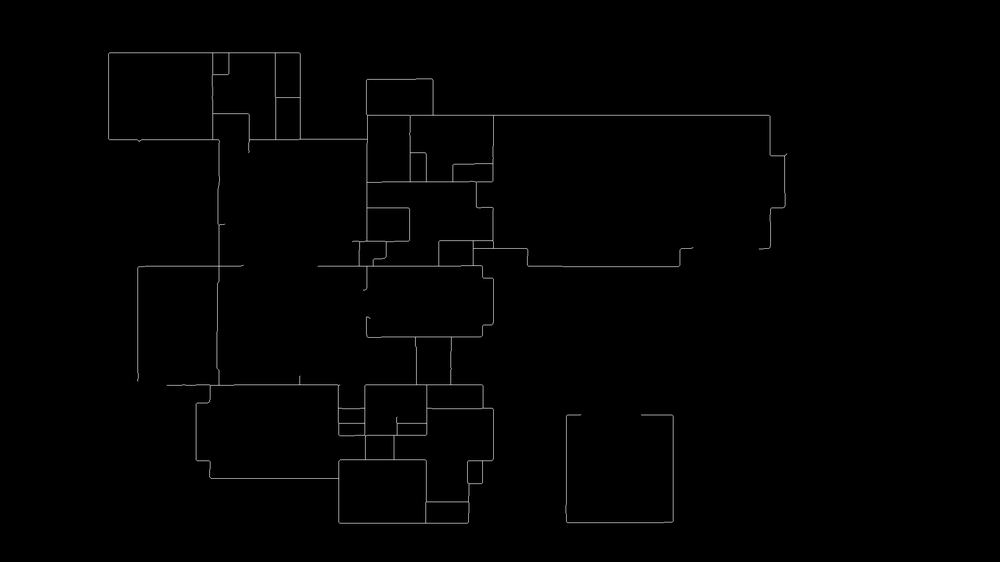
#> input picture debug/03_skeleton_raw.png, 1000 x 562 px, shrunk from 1920 x 1080 before the run
$ python skeletonize_walls.py --input debug/03_skeleton_raw.png
#> lines starting #> are read from the running program, lines starting #| are printed output that depends on the picture; after the words box and inside, x2 and y2 are one past the last pixel; in counts of white or black regions, pixels touching at a corner belong together
# skeletonize_walls.py
"""
Skeletonization + safe pruning.

Pipeline:
1. Take the binary wall mask (uint8 {0,255}).
2. Skeletonize to 1-pixel-wide ridges using skimage.morphology.skeletonize.
3. Remove ONLY tiny isolated components (noise), NOT endpoints of long walls.

Why this change?
----------------
The previous version pruned "spurs" by removing every endpoint (pixels with only
1 neighbor) on every iteration. On a straight wall, the endpoints are real
geometry – so repeated pruning eventually deleted the whole wall.

Here we switch to a safer strategy:
- Keep the skeleton as-is.
- Compute connected components.
- Drop only components with very few pixels (small blobs).
This preserves all long wall skeletons while cleaning small noise.

Key knob:
- spur_iterations: interpreted as how aggressively we remove small components.
  min_keep_pixels = 2 + spur_iterations * 10
  - 0 → keep almost everything (remove only 1-pixel specks)
  - 1 → remove components with < 12 pixels
  - 2 → remove components with < 22 pixels
"""

from __future__ import annotations
import os
from typing import Tuple, Optional

import cv2
import numpy as np
from skimage.morphology import skeletonize


def _binary_to_bool(img: np.ndarray) -> np.ndarray:
    """Convert uint8 {0,255} to boolean mask."""
    return img > 0


def _bool_to_binary(img_bool: np.ndarray) -> np.ndarray:
    """Convert boolean mask back to uint8 {0,255}."""
    return (img_bool.astype(np.uint8) * 255)


def _remove_small_components(skel: np.ndarray, min_keep_pixels: int) -> np.ndarray:
    """
    Remove connected components smaller than `min_keep_pixels`.

    skel           : uint8 {0,255} skeleton
    min_keep_pixels: components with pixel count < min_keep_pixels are dropped

    This is a SAFE way to prune:
    - very small blobs (noise) disappear
    - long walls (hundreds of pixels) are preserved completely
    """
    # Work on a 0/1 mask
    mask = (skel > 0).astype(np.uint8)

    # Connected components (8-connectivity)
    num_labels, labels = cv2.connectedComponents(mask, connectivity=8)

    # labels == 0 is background
    cleaned = np.zeros_like(mask, dtype=np.uint8)

    for label in range(1, num_labels):
        component = (labels == label)
        count = int(component.sum())
        if count >= min_keep_pixels:
            cleaned[component] = 1  # keep this component

    return (cleaned * 255).astype(np.uint8)


def skeletonize_and_prune(
    binary: np.ndarray,
    spur_iterations: int = 1,
    debug_dir: Optional[str] = None,
) -> Tuple[np.ndarray, np.ndarray]:
    """
    Skeletonize + SAFE prune.

    Parameters
    ----------
    binary : np.ndarray
        Input wall mask, uint8 {0,255}, where 255 = wall.
    spur_iterations : int, optional
        Controls how aggressively small components are removed.
        We map this to a minimum component size:

            min_keep_pixels = 2 + spur_iterations * 10

        Examples:
        - 0 → min_keep_pixels = 2   (removes only 1-pixel specks)
        - 1 → min_keep_pixels = 12  (removes tiny blobs)
        - 2 → min_keep_pixels = 22  (slightly more aggressive)

        IMPORTANT:
        This does *not* delete endpoints of long walls, only small blobs.
    debug_dir : str or None
        If provided, intermediate images are written there:
        - 03_skeleton.png
        - 04_skeleton_pruned.png

    Returns
    -------
    skel : np.ndarray
        Raw 1-pixel skeleton (uint8 {0,255}).
    skel_pruned : np.ndarray
        Skeleton after safe pruning of small components.
    """
    if debug_dir:
        os.makedirs(debug_dir, exist_ok=True)

    # 1) Normalize to bool
    bool_img = _binary_to_bool(binary)

    # 2) Skeletonize → boolean skeleton
    skel_bool = skeletonize(bool_img)
    skel = _bool_to_binary(skel_bool)

    if debug_dir:
        cv2.imwrite(os.path.join(debug_dir, "03_skeleton.png"), skel)

    # 3) SAFE pruning: remove only tiny components
    #    Map spur_iterations -> min_keep_pixels threshold
    min_keep_pixels = 2 + max(0, spur_iterations) * 10
    skel_pruned = _remove_small_components(skel, min_keep_pixels=min_keep_pixels)

    # NOTE:
    # We deliberately do NOT erode the skeleton further here.
    # skimage.skeletonize already produces 1-pixel wide lines. Extra erosion
    # risks deleting thin segments or breaking connectivity.

    if debug_dir:
        cv2.imwrite(os.path.join(debug_dir, "04_skeleton_pruned.png"), skel_pruned)

    return skel, skel_pruned


# Optional: quick standalone test
if __name__ == "__main__":
    import argparse

    parser = argparse.ArgumentParser("Test skeletonization + safe pruning")
    parser.add_argument("--input", required=True, help="Binary wall image (white walls on black)")
    parser.add_argument("--output-dir", default="debug_skeleton", help="Where to save debug PNGs")
    parser.add_argument("--spur-iterations", type=int, default=1)
    args = parser.parse_args()

    os.makedirs(args.output_dir, exist_ok=True)

    img = cv2.imread(args.input, cv2.IMREAD_GRAYSCALE)
#> img is the input picture: shape (562, 1000); min 0, max 185, mean 1.6
    if img is None:
        raise FileNotFoundError(f"Could not read input image: {args.input}")

    # Assume input already binary-ish; threshold to be safe
    _, binary = cv2.threshold(img, 0, 255, cv2.THRESH_BINARY | cv2.THRESH_OTSU)
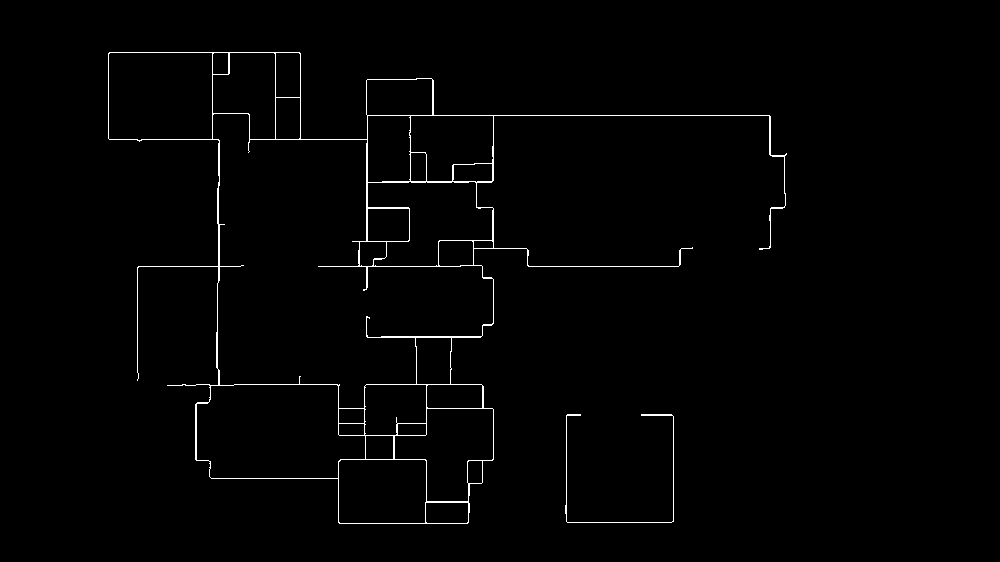
#> binary: shape (562, 1000); 1.2% white in thin lines or dots, all inside (x1, y1, x2, y2) = (108, 52, 787, 524)

    skel, skel_pruned = skeletonize_and_prune(
        binary,
        spur_iterations=args.spur_iterations,
        debug_dir=args.output_dir,
    )
#> in skeletonize_and_prune, `skel_bool = skeletonize(bool_img)`:
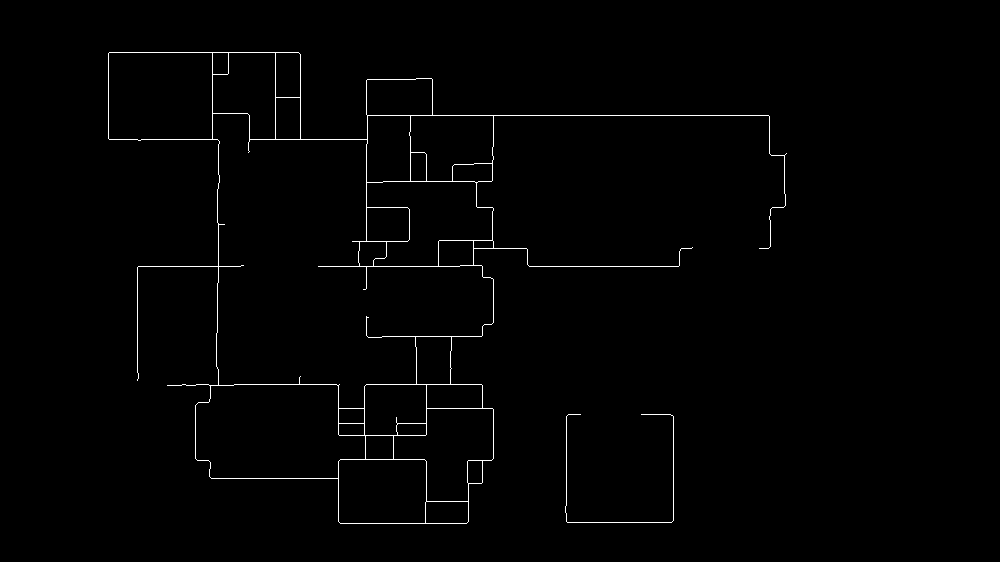
#> skel_bool: shape (562, 1000) bool; 0.99% white in thin lines or dots, all inside (x1, y1, x2, y2) = (108, 52, 787, 524)
#> in _remove_small_components, `num_labels, labels = cv2.connectedComponents(mask, connectivity=8)`:
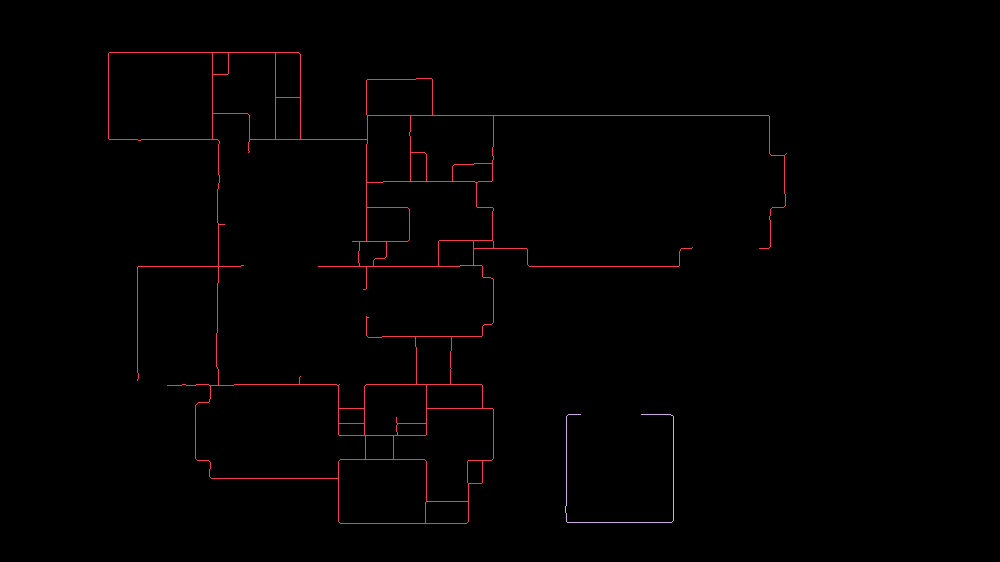
#> labels: shape (562, 1000) int32; 3 distinct labels, from 0 to 2; one colour per label, 0 black
#> in _remove_small_components, `num_labels, labels = cv2.connectedComponents(mask, connectivity=8)`: num_labels = 3
#> the loop in _remove_small_components, `for label in range(1, num_labels):` made 2 passes
#> count on passes 1 to 2: 5224, 363
#> pass 1, in _remove_small_components, `component = (labels == label)`:
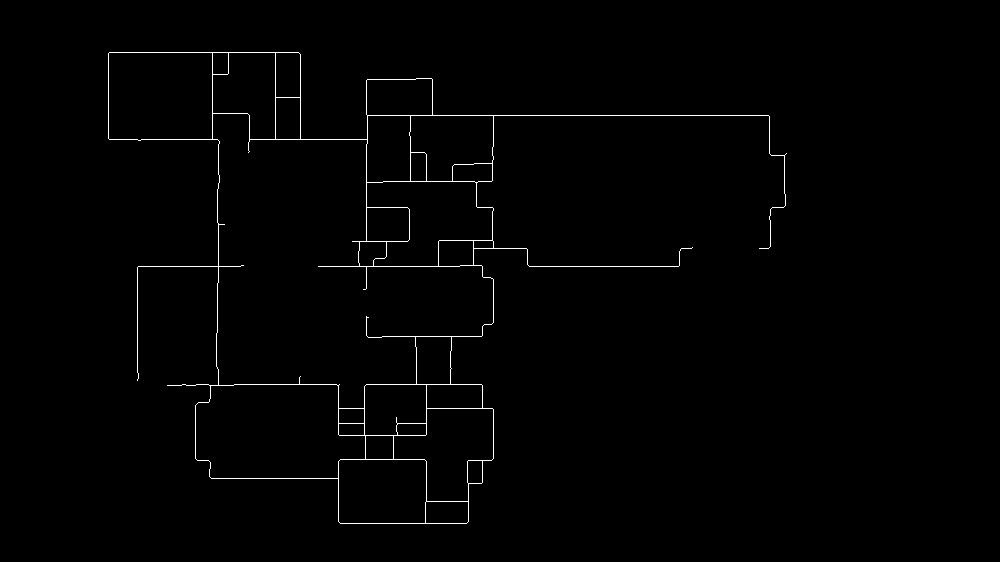
#> component: shape (562, 1000) bool; 0.93% white in thin lines or dots, all inside (x1, y1, x2, y2) = (108, 52, 787, 524)
#> pass 2, in _remove_small_components, `component = (labels == label)`:
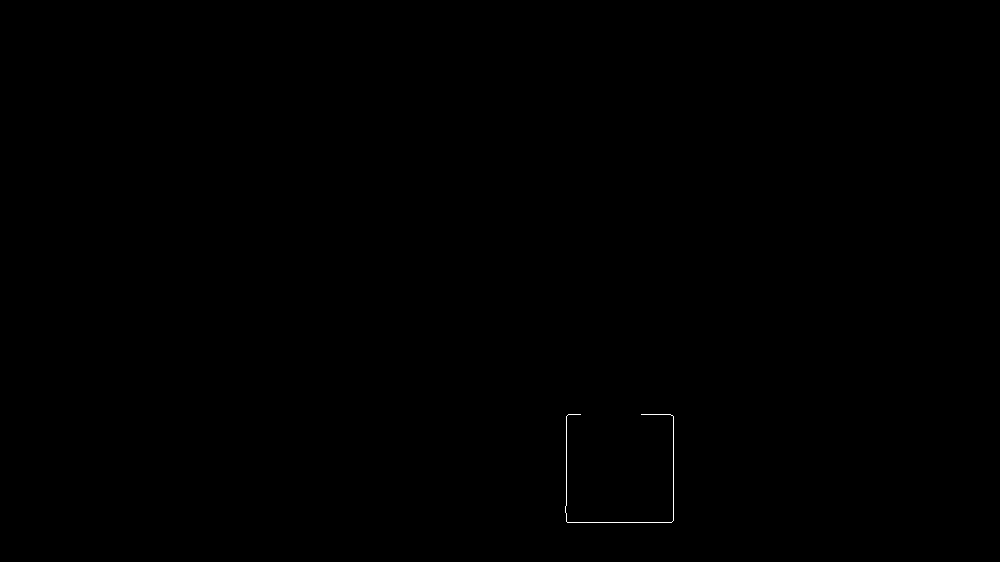
#> component: shape (562, 1000) bool; 0.06% white in thin lines or dots, all inside (x1, y1, x2, y2) = (565, 414, 674, 523)

    cv2.imwrite(os.path.join(args.output_dir, "01_input_binary.png"), binary)
    cv2.imwrite(os.path.join(args.output_dir, "03_skeleton.png"), skel)
    cv2.imwrite(os.path.join(args.output_dir, "04_skeleton_pruned.png"), skel_pruned)
    print("Done. Check images in:", args.output_dir)
